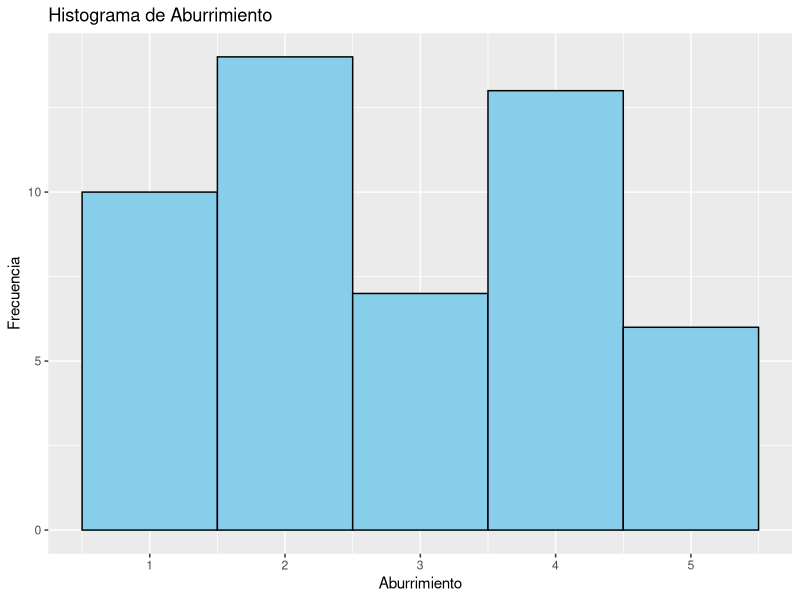
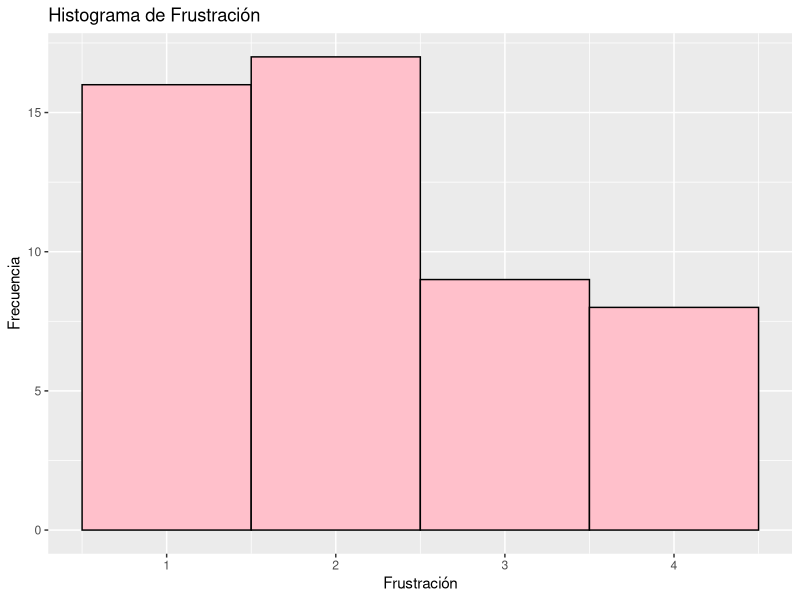
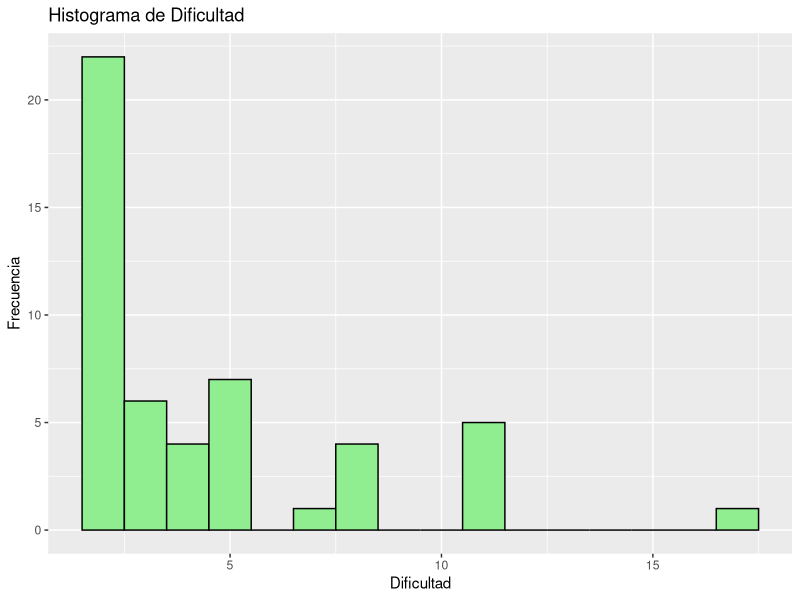
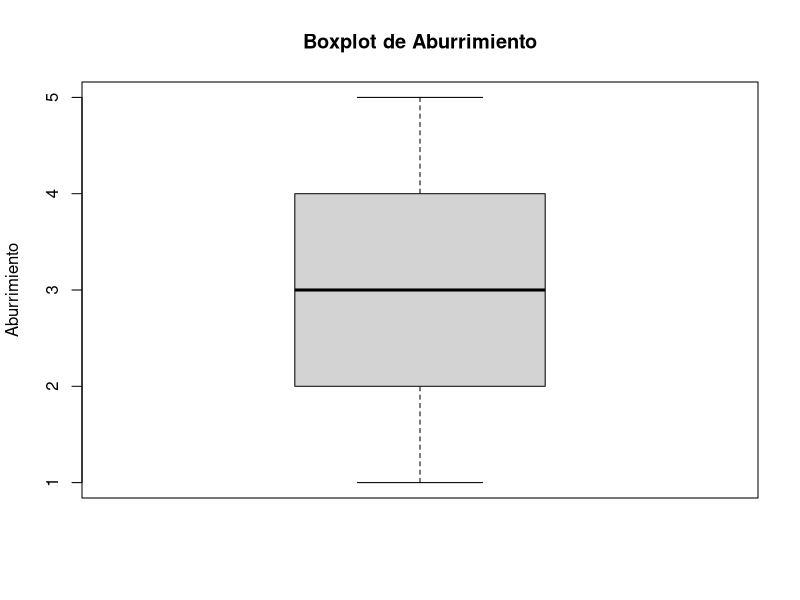
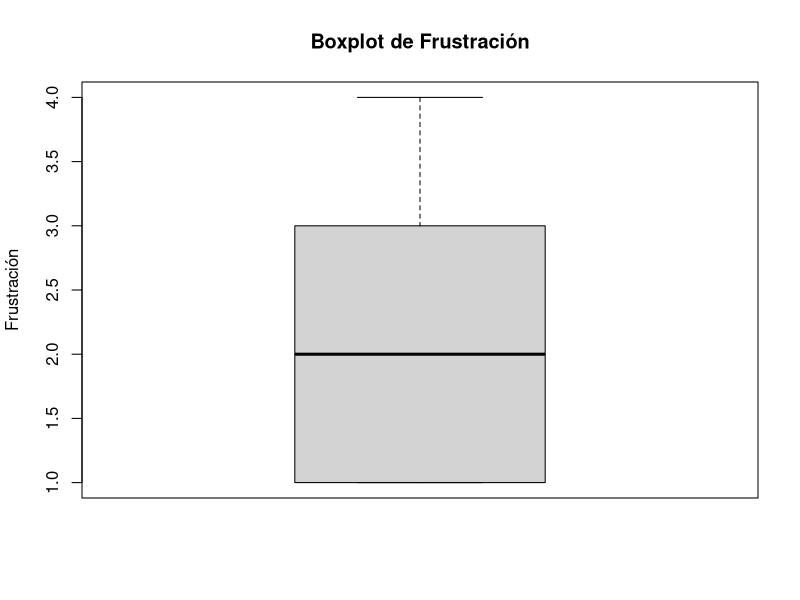
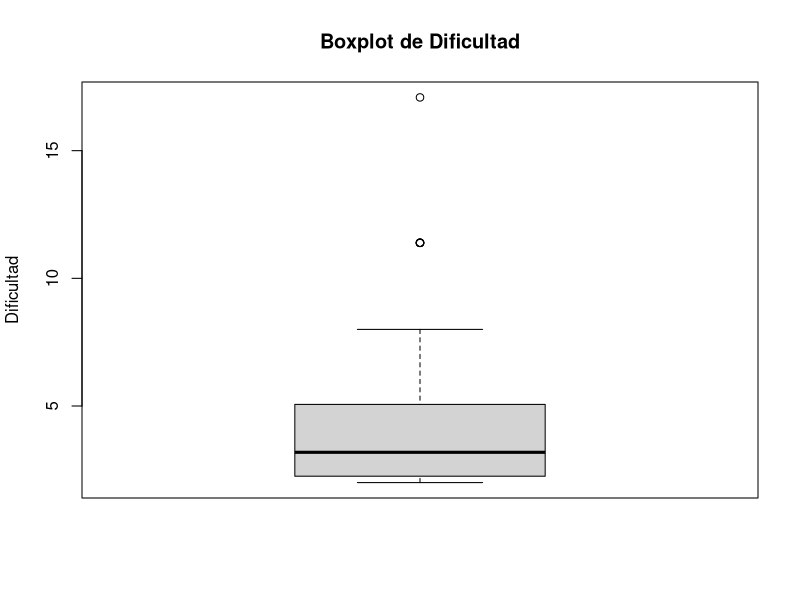
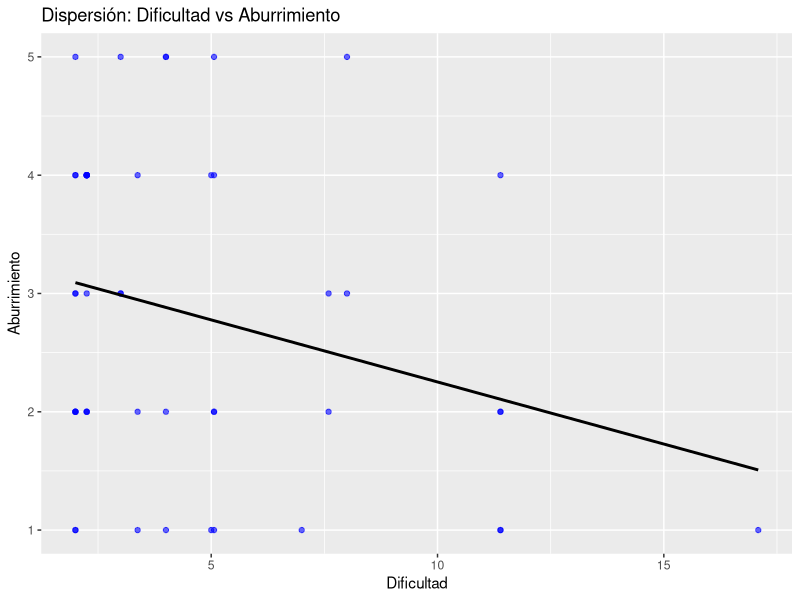
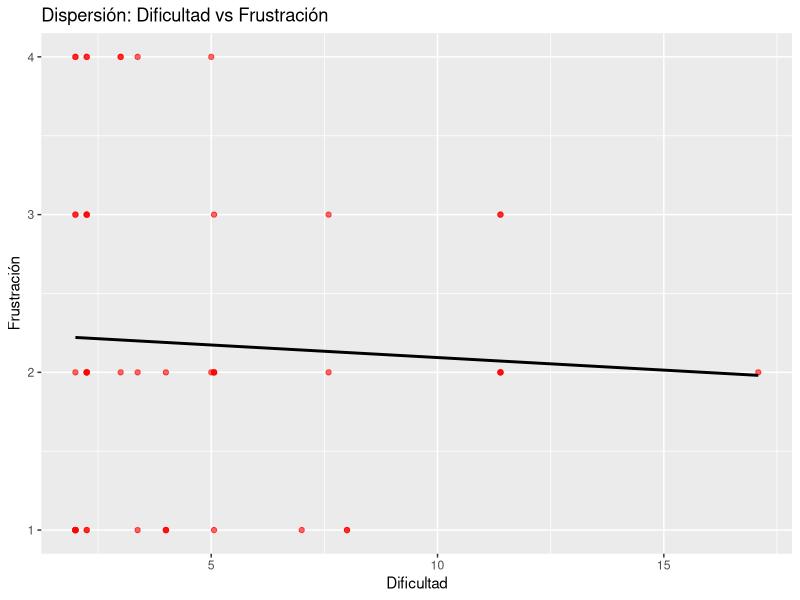

Reproduce these figures in R, in order.
# Cargar paquetes necesarios
library(ggplot2)
library(dplyr)

# Leer datos
data <- read.csv("space_check.csv", header = TRUE, sep = ",", encoding = "UTF-8")
data$userID <- as.factor(data$userID)

###############ANÁLISIS EXPLORATORIO############################################
summary(data)

# Histogramas
ggplot(data, aes(x = boredom)) +
  geom_histogram(binwidth = 1, fill ="skyblue", color = "black") +
  labs(title = "Histograma de Aburrimiento", x = "Aburrimiento", y = "Frecuencia")

ggplot(data, aes(x = frustration)) +
  geom_histogram(binwidth = 1, fill ="pink", color = "black") +
  labs(title = "Histograma de Frustración", x = "Frustración", y = "Frecuencia")

ggplot(data, aes(x = max_speed)) +
  geom_histogram(binwidth = 1, fill ="lightgreen", color = "black") +
  labs(title = "Histograma de Dificultad", x = "Dificultad", y = "Frecuencia")

# Boxplots
boxplot(data$boredom, main = "Boxplot de Aburrimiento", ylab = "Aburrimiento")
boxplot(data$frustration, main = "Boxplot de Frustración", ylab = "Frustración")
boxplot(data$max_speed, main = "Boxplot de Dificultad", ylab = "Dificultad")

# Gráfico de dispersión
ggplot(data, aes(x = max_speed, y = boredom)) +
  geom_point(color = "blue", alpha = 0.6) +
  geom_smooth(method = "lm", se = FALSE, color = "black") +
  labs(title = "Dispersión: Dificultad vs Aburrimiento",
       x = "Dificultad",
       y = "Aburrimiento")

ggplot(data, aes(x = max_speed, y = frustration)) +
  geom_point(color = "red", alpha = 0.6) +
  geom_smooth(method = "lm", se = FALSE, color = "black") +
  labs(title = "Dispersión: Dificultad vs Frustración",
       x = "Dificultad",
       y = "Frustración")

###############MODELOS Y CORRELACIÓN############################################
# SPEARMAN
cor.test(data$max_speed, data$boredom, method = "spearman", exact = FALSE)
cor.test(data$max_speed, data$frustration, method = "spearman", exact = FALSE)

# Modelo Lineal
modelo_boredom <- lm(max_speed ~ boredom, data = data)
summary(modelo_boredom)
plot(modelo_boredom)

modelo_frustration <- lm(max_speed ~ frustration, data = data)
summary(modelo_frustration)
plot(modelo_frustration)

